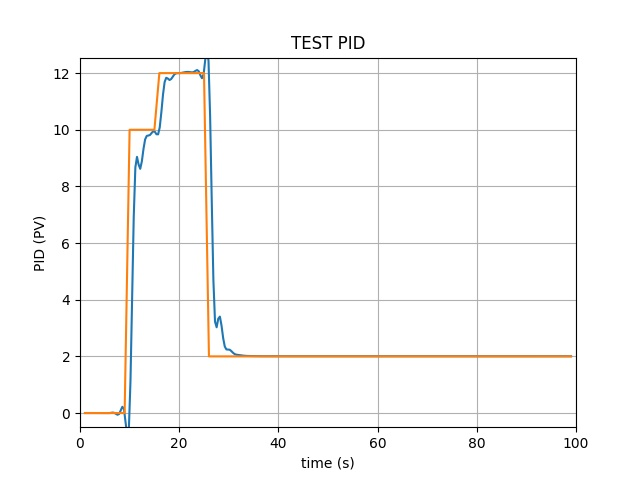

Generate this figure with Python:
'''
*	File: PID
*	Description: Creado por el control de sistemas que
*       estan describido aqui https://en.wikipedia.org/wiki/PID_controller
*	Author(s):		Austin Dibble
*	Date Created:	2/15/18
'''
import time

'''
*	Class: PID
*	Description:	Este clase se utiliza para controlar sistemas
*       en manera "PID". Ejemplos de uso: motores, velocidad, direccion, etc.
*	Author(s):		Austin Dibble
*	Date Created:	2/15/18
'''
class PID:
    def __init__(self, initSetpoint = 0.0, Kp = 0.2, Ki = 0.0, Kd = 0.0):
        self.Kp = Kp
        self.Ki = Ki
        self.Kd = Kd

        self.currentTime = time.time()
        self.lastTime = self.currentTime

        self.setPoint = initSetpoint

        self.P = 0.0
        self.I = 0.0
        self.D = 0.0

        self.lastError = 0.0

        # Windup Guard
        self.Imax = 20.0

        self.output = 0.0

        return

    '''
    ****************************************************
    *Function: update
    *Description: Given a value to compare to, this produces a new output value
        based on the PID equation. The error is the supplied value subtracted
        from the setpoint
    *Parameters:
    *   self -
    *   actualValue - the actual value to use for calculating PID error
    *Returns:
    *   nothing
    ****************************************************
    '''
    def update(self, actualValue):
        error = self.setPoint - actualValue

        errorDelta = error - self.lastError
        #print("Error: " + str(error))
        timeDelta = time.time() - self.lastTime

        #Set the p term = E
        self.P = error

        #Set the I term = E*dt
        self.I += error * timeDelta

        #Make sure I doesn't grow too large
        self.I = min( max(self.I, -self.Imax), self.Imax )

        #Set the D term = dE / dt
        self.D = 0.0
        if timeDelta > 0:
            self.D = errorDelta / timeDelta

        self.lastError = error
        self.lastTime = time.time()

        #Our output = P*Kp + I*Ki + D * Kd
        self.output = (self.P * self.Kp) + (self.I * self.Ki) + (self.D * self.Kd)


    #Clears the variables to restart the PID loop.
    def clear(self):
        self.setPoint = 0.0

        self.P = 0.0
        self.I = 0.0
        self.D = 0.0

        self.lastError = 0.0

        # Windup Guard
        self.Imax = 20.0

        self.output = 0.0

    #Set a max value for the I term for use as a windup guard.
    def setIMax(self, Imax):
        self.Imax = Imax

    def setKp(self, proportional_gain):
        self.Kp = proportional_gain

    def setKi(self, integral_gain):
        self.Ki = integral_gain

    def setKd(self, derivative_gain):
        self.Kd = derivative_gain

    def setSetpoint(self, setpoint):
        self.setPoint = setpoint

    def getSetpoint(self):
        return self.setPoint

    def getOutput(self):
        return self.output

"""
import matplotlib
matplotlib.use('Agg')
import matplotlib.pyplot as plt
import numpy as np
from scipy.interpolate import spline


pid = PID(0.0, Kp = 0.9, Ki = 0.2, Kd = 0.002)
END = 100
feedback = 0

feedback_list = []
time_list = []
setpoint_list = []

for i in range(1, END):
    pid.update(feedback)
    output = pid.getOutput()

    if pid.getSetpoint() > 0:
        feedback += (output - (5 / i))

    if i > 9:
        pid.setSetpoint(10)

    if i > 15:
        pid.setSetpoint(12)

    if i > 25:
        pid.setSetpoint(2)

    time.sleep(0.02)

    feedback_list.append(feedback)
    setpoint_list.append(pid.getSetpoint())
    time_list.append(i)

time_sm = np.array(time_list)
time_smooth = np.linspace(time_sm.min(), time_sm.max(), 300)
feedback_smooth = spline(time_list, feedback_list, time_smooth)

plt.plot(time_smooth, feedback_smooth)
plt.plot(time_list, setpoint_list)
plt.xlim((0, END))
plt.ylim((min(feedback_list)-0.5, max(feedback_list)+0.5))
plt.xlabel('time (s)')
plt.ylabel('PID (PV)')
plt.title('TEST PID')

#plt.ylim((1-0.5, 1+0.5))

plt.grid(True)
#plt.show()

plt.savefig("PID.jpg")
"""
